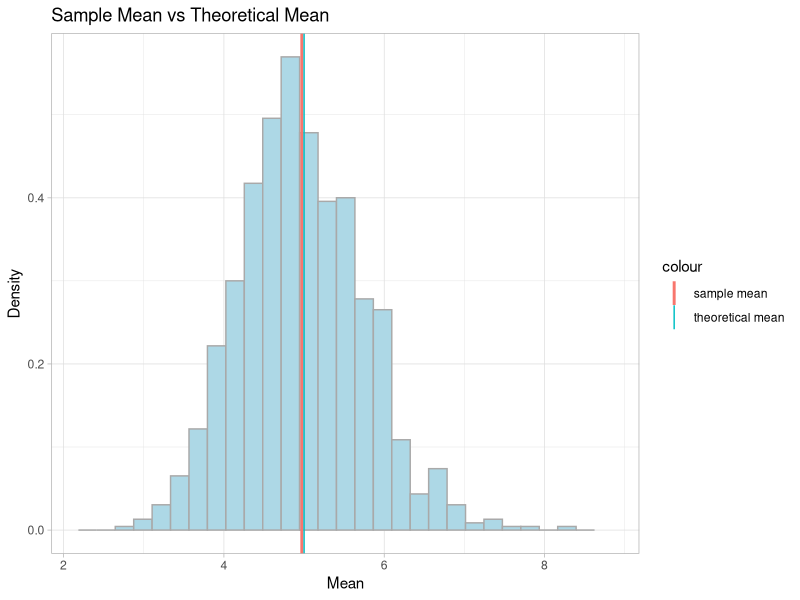
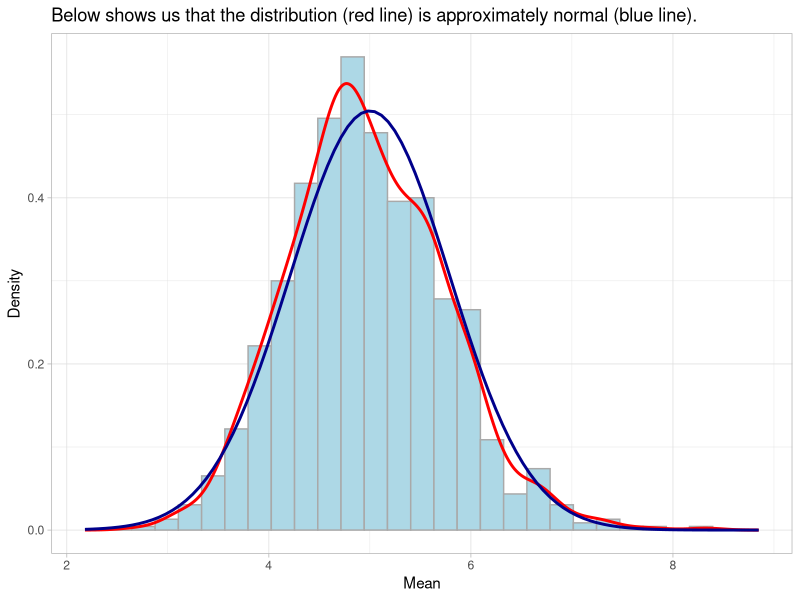

Here is the R script that generated these plots, in order:
## ---- chunk 1
library(ggplot2)

## ---- chunk 2
# set seed for randomness
set.seed(12345)
n <- 40         # exponentials set to n
lambda <- 0.2   # Set lambda = 0.2 
samples <- 1000 # No. of simulations

# 1000 random simulations
mns <- NULL
for (i in 1 : samples) {
        mns = c(mns, mean(rexp(n, lambda)))
}
## ---- chunk 3
# the means of simulations
sample_mean <- mean(mns)
# theoretical mean
theoretical_mean <- 1 / lambda
df <- data.frame(mns)
g <- ggplot(df, aes(x = mns))+
  geom_histogram(aes(y = ..density..), fill = "lightblue", color = "darkgrey")+
  xlim(range(density(mns)$x))+
  theme_light()

g2 <- g + geom_vline(aes(xintercept = sample_mean, color="sample mean"), lwd = 1)+
  geom_vline(aes(xintercept = theoretical_mean, color="theoretical mean"))+
  labs(title = "Sample Mean vs Theoretical Mean", x = "Mean", y = "Density")+
  theme_light()

g2
## ---- chunk 4
data.frame(Sample.Mean = sample_mean, Theoretical.Mean = theoretical_mean, Lambda = lambda^-1)
## ---- chunk 5
sample_var <- var(mns)
# theoretical variance
theoretical_var <- (1 / lambda) ^2 / n
data.frame(Sample.Variance = sample_var, Theoretical.Variance = theoretical_var)
## ---- chunk 6
data.frame(Differences = abs(var(mns)-(lambda * sqrt(n))^-2))
## ---- chunk 7
# standard deviation
theoretical_sd <- 1 / (lambda * sqrt(n))

  g3 <- g + geom_density(aes(y = ..density..), color = "red", lwd = 1.0)+
  stat_function(fun = dnorm, args = list(mean = theoretical_mean, sd = theoretical_sd), color = "darkblue", lwd = 1.0)+
  labs(title = "Below shows us that the distribution (red line) is approximately normal (blue line).", x = "Mean", y = "Density")

g3
